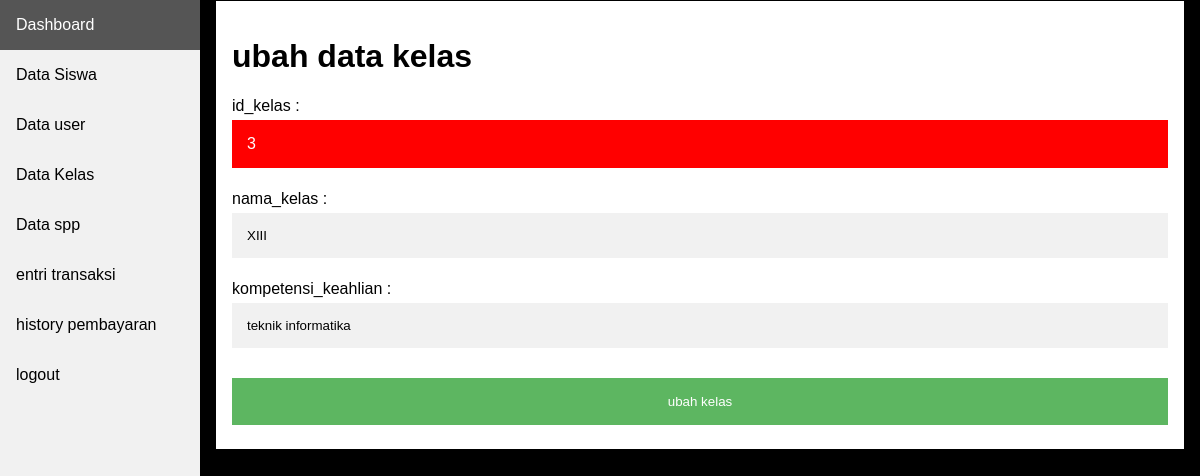
The page /admin/ubah_kelas.php?id_kelas=3 (signed in) on the database its author committed.
### tables this page shows
CREATE TABLE IF NOT EXISTS `kelas` (
  `id_kelas` int(11) NOT NULL AUTO_INCREMENT,
  `nama_kelas` varchar(10) NOT NULL,
  `kompetensi_keahlian` varchar(50) NOT NULL,
  PRIMARY KEY (`id_kelas`)
);

### functions/functions.php (called while the page is built, shortened)
<?php
$conn = mysqli_connect("localhost", "root", "", "db_spp");
function query($query) {
	global $conn;
	$result = mysqli_query($conn, $query);
	$rows = array();
	while ( $row = mysqli_fetch_assoc($result) ) {
		$rows[] = $row;
	}
	return $rows;
}
 ?>

### admin/ubah_kelas.php (the view, shortened to what this page needs)
<?php
require '../functions/functions.php';
include 'header_admin.php';
$id_kelas = $_GET["id_kelas"];
$kelas = query("SELECT * FROM kelas WHERE id_kelas = '$id_kelas'");
$id_kelas = ($kelas[0]["id_kelas"]);
$nama_kelas = ($kelas[0]["nama_kelas"]);
$kompetensi_keahlian = ($kelas[0]["kompetensi_keahlian"]);
?>
<!DOCTYPE html>
<html>
<head>
	<link rel="stylesheet" type="text/css" href="css/style_ubah.css">
</head>
<body>
	<div class="content">
		<div class="container">
<h1>ubah data kelas</h1>
<form action="" method="post">
			<label for="id_kelas">id_kelas :</label>
			<label class="id" id="id_kelas"><?= $id_kelas; ?></label>
			<label for="nama_kelas">nama_kelas :</label>
			<input type="text" name="nama_kelas" id="nama_kelas" required="" value="<?= $nama_kelas; ?>">
			<label for="kompetensi_keahlian">kompetensi_keahlian :</label>
			<input type="text" name="kompetensi_keahlian" id="kompetensi_keahlian" value="<?= $kompetensi_keahlian; ?>">
			<button class="registerbtn" type="submit" name="submit">ubah kelas</button>
</form>
</div>
</div>
</body>
</html>

### admin/css/style_ubah.css (style rules this page uses)
body { font-family: Arial, Helvetica, sans-serif; background-color: black; }
* { box-sizing: border-box; }
.container { padding: 16px; background-color: white; }
input[type=text], input[type=password], input[type=number], select { width: 100%; padding: 15px; margin: 5px 0 22px 0; display: inline-block; border: none; background: #f1f1f1; }
.id { width: 100%; padding: 15px; margin: 5px 0 22px 0; display: inline-block; border: none; background: red; color: white; }
.registerbtn { background-color: #4CAF50; color: white; padding: 16px 20px; margin: 8px 0; border: none; cursor: pointer; width: 100%; opacity: 0.9; }

### admin/header_admin.php (style rules this page uses)
body { margin: 0; font-family: "Lato", sans-serif; }
div.content { margin-left: 200px; padding: 1px 16px; height: 655px; }

### rows shown on the page
kelas: id_kelas "3", nama_kelas "XIII", kompetensi_keahlian "teknik informatika"
